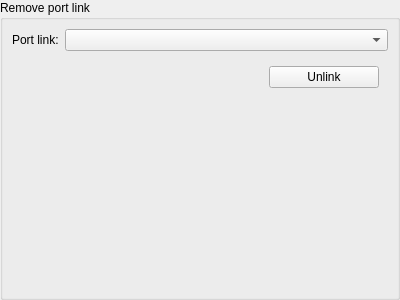
<?xml version="1.0" encoding="UTF-8"?>
<ui version="4.0">
 <class>PGLKRemove</class>
 <widget class="QWidget" name="PGLKRemove">
  <property name="geometry">
   <rect>
    <x>0</x>
    <y>0</y>
    <width>400</width>
    <height>300</height>
   </rect>
  </property>
  <property name="windowTitle">
   <string>Form</string>
  </property>
  <layout class="QVBoxLayout" name="verticalLayout">
   <property name="spacing">
    <number>0</number>
   </property>
   <property name="leftMargin">
    <number>0</number>
   </property>
   <property name="topMargin">
    <number>0</number>
   </property>
   <property name="rightMargin">
    <number>0</number>
   </property>
   <property name="bottomMargin">
    <number>0</number>
   </property>
   <item>
    <widget class="QGroupBox" name="groupBox">
     <property name="title">
      <string>Remove port link</string>
     </property>
     <layout class="QGridLayout" name="gridLayout">
      <item row="0" column="0">
       <widget class="QLabel" name="label">
        <property name="text">
         <string>Port link:</string>
        </property>
        <property name="buddy">
         <cstring>comboBox</cstring>
        </property>
       </widget>
      </item>
      <item row="0" column="1">
       <widget class="QComboBox" name="comboBox">
        <property name="sizePolicy">
         <sizepolicy hsizetype="Expanding" vsizetype="Fixed">
          <horstretch>0</horstretch>
          <verstretch>0</verstretch>
         </sizepolicy>
        </property>
        <property name="mouseTracking">
         <bool>true</bool>
        </property>
        <property name="tabletTracking">
         <bool>true</bool>
        </property>
       </widget>
      </item>
      <item row="1" column="0" colspan="2">
       <widget class="QWidget" name="widget" native="true">
        <layout class="QHBoxLayout" name="horizontalLayout">
         <item>
          <spacer name="horizontalSpacer">
           <property name="orientation">
            <enum>Qt::Horizontal</enum>
           </property>
           <property name="sizeHint" stdset="0">
            <size>
             <width>219</width>
             <height>20</height>
            </size>
           </property>
          </spacer>
         </item>
         <item>
          <widget class="QPushButton" name="btnUnlink">
           <property name="minimumSize">
            <size>
             <width>110</width>
             <height>0</height>
            </size>
           </property>
           <property name="mouseTracking">
            <bool>true</bool>
           </property>
           <property name="tabletTracking">
            <bool>true</bool>
           </property>
           <property name="text">
            <string>Unlink</string>
           </property>
          </widget>
         </item>
        </layout>
       </widget>
      </item>
      <item row="2" column="0">
       <spacer name="verticalSpacer">
        <property name="orientation">
         <enum>Qt::Vertical</enum>
        </property>
        <property name="sizeHint" stdset="0">
         <size>
          <width>20</width>
          <height>155</height>
         </size>
        </property>
       </spacer>
      </item>
     </layout>
    </widget>
   </item>
  </layout>
 </widget>
 <tabstops>
  <tabstop>comboBox</tabstop>
  <tabstop>btnUnlink</tabstop>
 </tabstops>
 <resources/>
 <connections/>
</ui>
